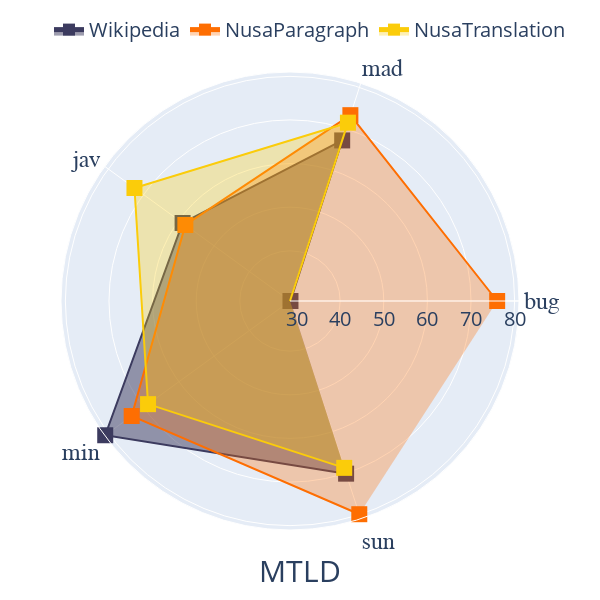

The notebook cell saved with this chart:
### Code cell
import plotly.graph_objects as go

categories = lex_div_df["lang"].unique()

fig = go.Figure()

fig.add_trace(go.Scatterpolar(
    r=lex_div_df[lex_div_df["dset"] == "Wikipedia"]["mtld"],
    theta=categories,
    fill='toself',
    fillcolor="rgba(60, 59, 95, 0.5)",
    line_color="#3c3b5f",
    name='Wikipedia'
))
fig.add_trace(go.Scatterpolar(
    r=lex_div_df[lex_div_df["dset"] == "NusaParagraph"]["mtld"],
    theta=categories,
    fill='toself',
    fillcolor="rgba(254, 111, 2, 0.3)",
    line_color="#fe6e02",
    name='NusaParagraph'
))
fig.add_trace(go.Scatterpolar(
    r=lex_div_df[lex_div_df["dset"] == "NusaTranslation"]["mtld"],
    theta=categories,
    fill='toself',
    fillcolor="rgba(251, 204, 10, 0.3)",
    line_color="#fbcc0a",
    name='NusaTranslation'
))

fig.update_traces(mode = "lines+markers",
    marker = dict(
        size = 16, symbol="square"
    ))

fig.update_layout(
  polar=dict(
      radialaxis_tickfont_size = 20,
    radialaxis=dict(
      visible=True,
      range=[28.5, 81],
    ), angularaxis = dict(
        tickfont_size=24, tickfont_family="Arial Black"
        # rotation=90, # start position of angular axis
        # direction="counterclockwise"
      )),
    legend=dict(
        font=dict(size=20),
        orientation="h",
        yanchor="bottom",
        y=1.05,
        xanchor="right",
        x=1,
        title="",
        itemsizing="constant",
    ),
    margin=dict(l=10, r=30, t=70, b=70),
    height=600, width=600, title_text="MTLD", title_font_size=30,
    title_xanchor='center', title_yanchor="bottom", title_x=0.5, title_y=0.03
)

### Figure 1 — Plotly figure (JSON) as saved in the notebook; plotly's stock layout.template omitted (floating-point values rounded to 4 significant figures)
{"data": [{"fill": "toself", "fillcolor": "rgba(60, 59, 95, 0.5)", "line": {"color": "#3c3b5f"}, "marker": {"size": 16, "symbol": "square"}, "mode": "lines+markers", "name": "Wikipedia", "r": [28.61, 67.21, 58.94, 80.86, 70.12], "theta": ["bug", "mad", "jav", "min", "sun"], "type": "scatterpolar"}, {"fill": "toself", "fillcolor": "rgba(254, 111, 2, 0.3)", "line": {"color": "#fe6e02"}, "marker": {"size": 16, "symbol": "square"}, "mode": "lines+markers", "name": "NusaParagraph", "r": [75.99, 73.3, 58.15, 73.37, 79.9], "theta": ["bug", "mad", "jav", "min", "sun"], "type": "scatterpolar"}, {"fill": "toself", "fillcolor": "rgba(251, 204, 10, 0.3)", "line": {"color": "#fbcc0a"}, "marker": {"size": 16, "symbol": "square"}, "mode": "lines+markers", "name": "NusaTranslation", "r": [0, 71.49, 72.58, 68.72, 68.72], "theta": ["bug", "mad", "jav", "min", "sun"], "type": "scatterpolar"}], "layout": {"height": 600, "legend": {"font": {"size": 20}, "itemsizing": "constant", "orientation": "h", "title": {"text": ""}, "x": 1, "xanchor": "right", "y": 1.05, "yanchor": "bottom"}, "margin": {"b": 70, "l": 10, "r": 30, "t": 70}, "polar": {"angularaxis": {"tickfont": {"family": "Arial Black", "size": 24}, "type": "category"}, "radialaxis": {"autorange": false, "range": [28.5, 81], "tickfont": {"size": 20}, "type": "linear", "visible": true}}, "title": {"font": {"size": 30}, "text": "MTLD", "x": 0.5, "xanchor": "center", "y": 0.03, "yanchor": "bottom"}, "width": 600}}
